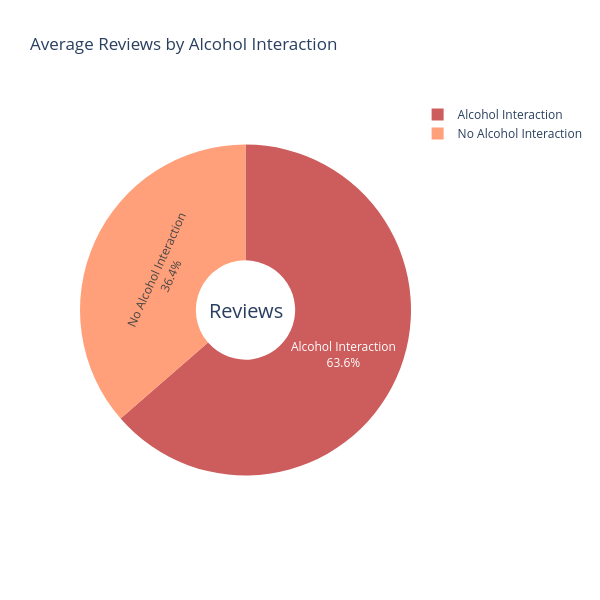
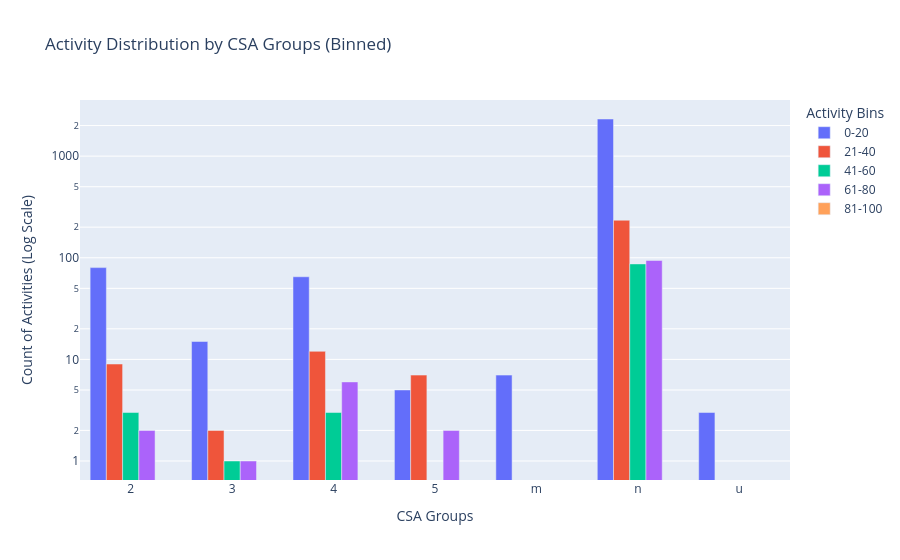

The notebook cell these images were saved under, in order:
### Markdown cell above
#### This heatmap allows us to observe the positive impact of CSA rules on the drugs which limit it for higher dosage abuse. In the heatmap, the CSA with rule 2 and 4 show higher ratings when low dosage but as dosage increases the rating lowers, indicating that CSA rules succesfully impacts in reducing drug abuse. But in case of class 'm' , 'n' and 'u' show very low ratings in all cases indicating the CSA regulations are mapped properly by the government such that which are not CSA regulated doesn't show drug abuse.

### Code cell
import plotly.graph_objects as go

# summarize the alcohol interactions and average reviews
alcohol_summary = dosage_csa_group.groupby('alcohol_encoded').agg({
    'review': 'mean'
}).reset_index()

# map the alcohol interaction to meaningful labels
alcohol_summary['alcohol_label'] = alcohol_summary['alcohol_encoded'].map({0: 'No Alcohol Interaction', 1: 'Alcohol Interaction'})

fig1 = go.Figure(data=[go.Pie(
    labels=alcohol_summary['alcohol_label'],
    values=alcohol_summary['review'],
    hole=.3,  # Makes it a donut chart
    marker=dict(colors=['lightsalmon', 'indianred']),
    textinfo='label+percent'  # Show label and percentage
)])

fig1.update_layout(
    title='Average Reviews by Alcohol Interaction',
    annotations=[dict(text='Reviews', x=0.5, y=0.5, font_size=20, showarrow=False)],
    width=600,  
    height=600  
)

fig1.show()

# create bins for activity
bins = [0, 20, 40, 60, 80, 100]  
labels = ['0-20', '21-40', '41-60', '61-80', '81-100']
df3['activity_binned'] = pd.cut(df3['activity'], bins=bins, labels=labels, right=True)

# summarize the activity counts by CSA groups and binned activity
activity_csa_summary = df3.groupby(['activity_binned', 'csa']).size().reset_index(name='count')


fig2 = go.Figure()

# add a bar for each activity bin
for bin_label in activity_csa_summary['activity_binned'].unique():
    subset = activity_csa_summary[activity_csa_summary['activity_binned'] == bin_label]
    fig2.add_trace(go.Bar(
        x=subset['csa'],          
        y=subset['count'],       
        name=bin_label,           
        hoverinfo='x+y',          
    ))

fig2.update_layout(
    title='Activity Distribution by CSA Groups (Binned)',
    xaxis_title='CSA Groups',
    yaxis_title='Count of Activities (Log Scale)',
    yaxis_type='log',          
    barmode='group',           
    legend_title='Activity Bins',                
)

# show the figure
fig2.show()

### Figure 1 — Plotly figure (JSON) as saved in the notebook; plotly's stock layout.template omitted (floating-point values rounded to 4 significant figures)
{"data": [{"hole": 0.3, "labels": ["No Alcohol Interaction", "Alcohol Interaction"], "marker": {"colors": ["lightsalmon", "indianred"]}, "textinfo": "label+percent", "type": "pie", "values": [50.07, 87.52]}], "layout": {"annotations": [{"font": {"size": 20}, "showarrow": false, "text": "Reviews", "x": 0.5, "y": 0.5}], "height": 600, "title": {"text": "Average Reviews by Alcohol Interaction"}, "width": 600}}

### Figure 2 — Plotly figure (JSON) as saved in the notebook; plotly's stock layout.template omitted (floating-point values rounded to 4 significant figures)
{"data": [{"hoverinfo": "x+y", "name": "0-20", "type": "bar", "x": ["2", "3", "4", "5", "m", "n", "u"], "y": [80, 15, 65, 5, 7, 2320, 3]}, {"hoverinfo": "x+y", "name": "21-40", "type": "bar", "x": ["2", "3", "4", "5", "m", "n", "u"], "y": [9, 2, 12, 7, 0, 234, 0]}, {"hoverinfo": "x+y", "name": "41-60", "type": "bar", "x": ["2", "3", "4", "5", "m", "n", "u"], "y": [3, 1, 3, 0, 0, 87, 0]}, {"hoverinfo": "x+y", "name": "61-80", "type": "bar", "x": ["2", "3", "4", "5", "m", "n", "u"], "y": [2, 1, 6, 2, 0, 94, 0]}, {"hoverinfo": "x+y", "name": "81-100", "type": "bar", "x": ["2", "3", "4", "5", "m", "n", "u"], "y": [0, 0, 0, 0, 0, 0, 0]}], "layout": {"autosize": true, "barmode": "group", "legend": {"title": {"text": "Activity Bins"}}, "title": {"text": "Activity Distribution by CSA Groups (Binned)"}, "xaxis": {"autorange": true, "range": [-0.5, 6.5], "title": {"text": "CSA Groups"}, "type": "category"}, "yaxis": {"autorange": true, "range": [-0.187, 3.552], "title": {"text": "Count of Activities (Log Scale)"}, "type": "log"}}}
